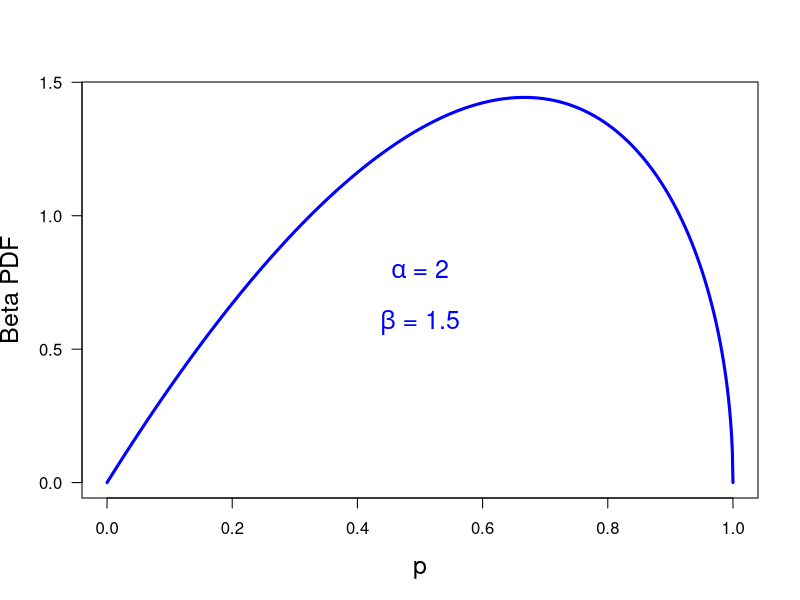

This chart was generated by the following R code:
print('file: PDsPDFsBetaPDF.R')
# beta PDF
alpha = 2; beta = 1.5
parr = seq(0.0,1,0.001)
betaPDF = dbeta(x=parr,shape1=alpha,shape2=beta)
# png('betaPDF160818.png',width=16,height=12,units='cm',res=300)
plot(parr,betaPDF,type='l',lwd=3,col='blue',xlab='p',
     ylab='Beta PDF',las=1,cex.lab=1.5)
text(0.5,0.8,expression(paste(alpha,' = 2')),col='blue',cex=1.5)
text(0.5,0.6,expression(paste(beta,' = 1.5')),col='blue',cex=1.5)
# dev.off()
